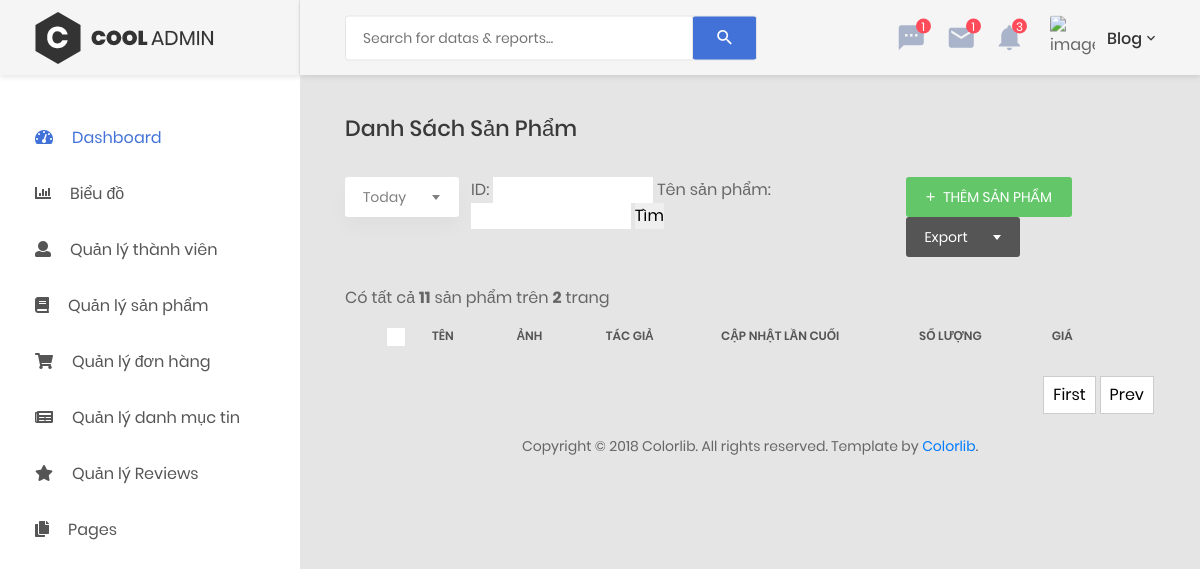
/admin/book.php?per_page=8&page=6 (signed in), run on an earlier commit of the app's database.
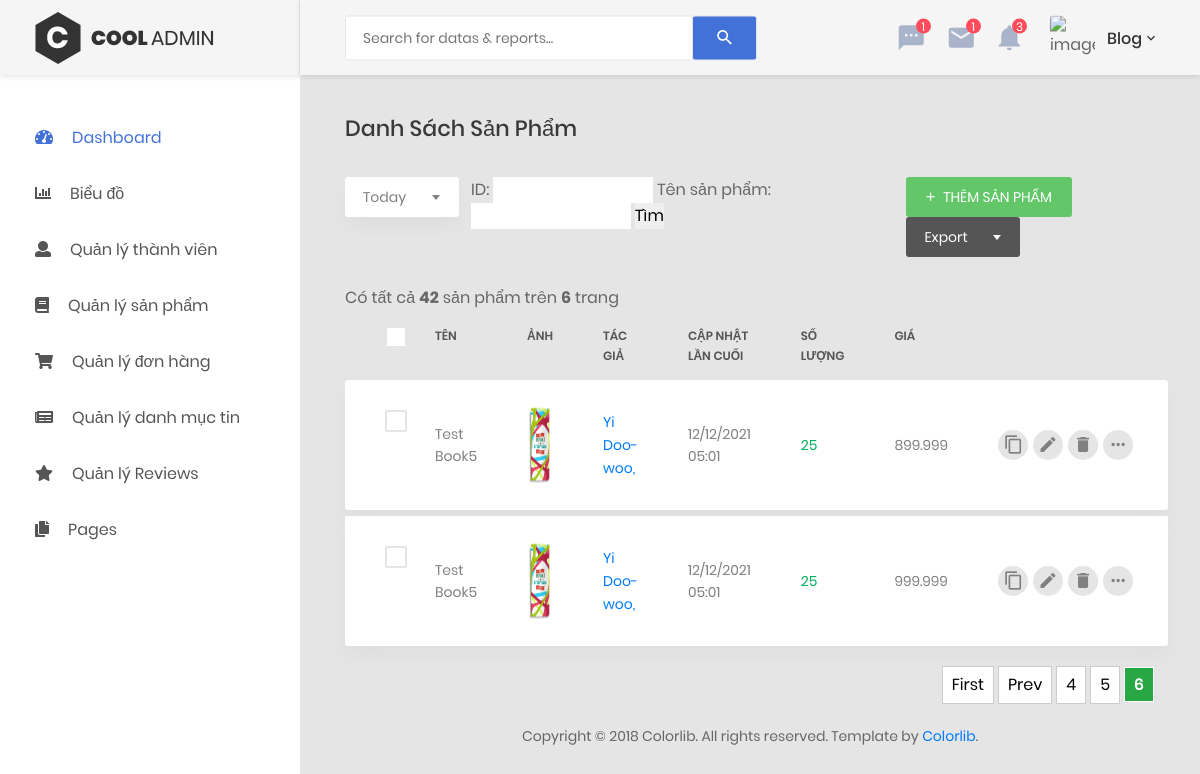
And on a later commit of the database.
### tables this page shows
CREATE TABLE `books` (
  `id` int(11) NOT NULL,
  `tittle` varchar(255) NOT NULL,
  `image` varchar(255) NOT NULL,
  `price` float NOT NULL,
  `discount` float DEFAULT NULL,
  `quantity` int(11) NOT NULL,
  `content` longtext NOT NULL,
  `publication_date` int(11) DEFAULT NULL,
  `created_date` int(11) NOT NULL,
  `last_updated` int(11) NOT NULL
);

CREATE TABLE `authors` (
  `id` int(11) NOT NULL,
  `first_name` varchar(50) NOT NULL,
  `last_name` varchar(50) NOT NULL
);

### admin/book.php (the view, shortened to what the changed rows need)
<?php
    include 'header.php';
     ?>
   <body>
        <?php if (empty($_SESSION['current_user'])) { ?>
            <a href="login.php">Đăng nhập để vào trang Admin</a>
            <?php
         } else {
        include 'menu_sidebar.php';
        ?>
        <div class="page-container">
    <?php
        include 'admin_navbar.php';
    $item_per_page = (!empty($_GET['per_page'])) ? $_GET['per_page'] : 8;
    $current_page = (!empty($_GET['page'])) ? $_GET['page'] : 1;
    $offset = ($current_page - 1) * $item_per_page;
    if(!empty($where)){
        $totalRecords = mysqli_query($con, "SELECT * FROM `books` where (".$where.")");
    }else{
        $totalRecords = mysqli_query($con, "SELECT * FROM `books`");
    }
    $totalRecords = $totalRecords->num_rows;
    $totalPages = ceil($totalRecords / $item_per_page);
    if(!empty($where)){
        $books_filter = mysqli_query($con, "SELECT * FROM `books` where (".$where.") ORDER BY `id` DESC LIMIT " . $item_per_page . " OFFSET " . $offset);
    }else{
        $books_filter = mysqli_query($con, "SELECT * FROM `books` ORDER BY `id` ASC LIMIT " . $item_per_page . " OFFSET " . $offset);
    }
    ?>
            <div class="main-content">
                <div class="section__content section__content--p30">
                    <div class="container-fluid">
                        <div class="row">
                            <div class="col-md-12">
                                <h3 class="title-5 m-b-35">Danh sách sản phẩm</h3>
                                <div class="table-data__tool">
                                    <div class="table-data__tool-left">
                                        <div class="rs-select2--light rs-select2--sm">
                                        </div>
                                    </div>
                                    <div class="table-data__tool-center">
                                    <form id="book-search-form" action="book.php?action=search" method="POST">
                                    <fieldset>
                                    ID: <input style="width: 160px;" type="text" name="id" value="<?=!empty($id)?$id:""?>" />
                                    Tên sản phẩm: <input style="width: 160px;" type="text" name="tittle" value="<?=!empty($tittle)?$tittle:""?>" />
                                    <input  type="submit" value="Tìm" />
                                    </fieldset>
                                    </form>
                                    </div>
                                    <div class="table-data__tool-right">
                                        <a href="book_handle.php" class="au-btn au-btn-icon au-btn--green au-btn--small">
                                            <i class="zmdi zmdi-plus"></i> Thêm sản phẩm
                                        </a>
                                        <div class="rs-select2--dark rs-select2--sm rs-select2--dark2">
                                        </div>
                                    </div>
                                </div>
                                 <span>Có tất cả <strong><?=$totalRecords?></strong> sản phẩm trên <strong><?=$totalPages?></strong> trang</span>
                                <div class="table-responsive table-responsive-data2">
                                    <table class="table table-data2">
                                        <thead>
                                            <tr>
                                                <th>
                                                    <label class="au-checkbox">
                                                        <span class="au-checkmark"></span>
                                                    </label>
                                                </th>
                                                <th>Tên</th>
                                                <th>Ảnh</th>
                                                <th>Tác giả</th>
                                                <th>Cập nhật lần cuối</th>
                                                <th>Số lượng</th>
                                                <th>Giá</th>
                                                <th></th>
                                            </tr>
                                        </thead>
                                    <?php
                                    while ($row = mysqli_fetch_array($books_filter) ) {
                                        $row_id = $row['id'];
                                    ?>
                                        <tbody>
                                            <tr class="tr-shadow">
                                                <td>
                                                    <label class="au-checkbox">
                                                        <span class="au-checkmark"></span>
                                                    </label>
                                                </td>
                                                <td><?=$row['tittle']?></td>
                                                <td>
                                                    <img style="width: 60px;height: 80px;" src="../<?= $row['image'] ?>" alt="<?= $row['tittle'] ?>" title="<?= $row['tittle']?>">
                                                </td>
                                                <td class="desc">
                                                    <?php
                                                        $author = mysqli_query($con, "SELECT authors.first_name,authors.last_name
                                                                                    FROM `books_authors`  INNER JOIN `authors` ON books_authors.author_id = authors.id
                                                                                                        INNER JOIN `books` ON books_authors.book_id = books.id
                                                                                    WHERE `books_authors`.`book_id` = $row_id
                                                                                                  ");
                                                        while ($row2 = mysqli_fetch_array($author)){ ?>
                                                            <a href=""><?= $row2['first_name']." ".$row2['last_name'].","?></a>
                                                        <?php } ?>
                                                </td>
                                                <td><?= date('d/m/Y H:i', $row['last_updated'])?></td>
                                                <td>
                                                    <?php if ($row['quantity'] > 0) { ?>
                                                    <span class="status--process"><?=$row['quantity']?></span>
                                                    <?php } else { ?>
                                                    <span class="status--denied">Hết hàng</span>
                                                    <?php } ?>
                                                </td>
                                                <td><?= number_format($row['price'], 0, ",", ".")?></td>
                                                <td>
                                                    <div class="table-data-feature">
                                                        <a href="./book_handle.php?id=<?= $row['id'] ?>&task=copy&task=copy" class="item" data-toggle="tooltip" data-placement="top" title="Copy">
                                                            <i class="zmdi zmdi-copy"></i>
                                                        </a>
                                                        <a href="./book_handle.php?id=<?= $row['id'] ?>" class="item" data-toggle="tooltip" data-placement="top" title="Edit">
                                                            <i class="zmdi zmdi-edit"></i>
                                                        </a>
                                                        <a href="./book_delete.php?id=<?= $row['id'] ?>" class="item" data-toggle="tooltip" data-placement="top" title="Delete">
                                                            <i class="zmdi zmdi-delete"></i>
                                                        </a>
                                                        <button class="item" data-toggle="tooltip" data-placement="top" title="More">
                                                            <i class="zmdi zmdi-more"></i>
                                                        </button>
                                                    </div>
                                                </td>
                                            </tr>
                                            <tr class="spacer"></tr>
                                        </tbody>
                                    <?php } ?>
                                    </table>
                            <?php
                            include './pagination.php';
                            ?>
                                </div>
                            </div>
                        </div>
                        <div class="row">
                            <div class="col-md-12">
                                <div class="copyright">
                                    <p>Copyright © 2018 Colorlib. All rights reserved. Template by <a href="https://colorlib.com">Colorlib</a>.</p>
                                </div>
                            </div>
                        </div>
                    </div>
                </div>
            </div>
        </div>
    <?php }  ?>
</body>
</html>

### admin/pagination.php (shortened to what the changed rows need)
<div id="pagination">
<?php
if($current_page > 3){
	$first_page = 1;?>
	<a class="page-item" href="?per_page=<?=$item_per_page?>&page=<?=$first_page?>">First</a>
<?php }
if($current_page > 1){
	$prev_page = $current_page - 1;?>
	<a class="page-item" href="?per_page=<?=$item_per_page?>&page=<?=$prev_page?>">Prev</a>
<?php }
for($num = 1; $num <= $totalPages; $num++){?>
	<?php if($num != $current_page){ ?>
		<?php if($num >  $current_page - 3 && $num < $current_page + 3){?>
			<a class="page-item" href="?per_page=<?=$item_per_page?>&page=<?=$num?>"><?=$num?></a>
		<?php } ?>
	<?php }else{ ?>
		<strong class="current-page page-item"><?=$num?></strong>
	<?php } ?>
<?php }
	$next_page = $current_page + 1;?>
</div>

What changed in the data, as far as the page shows it:
added books: tittle "Test Book5", image (picture), last_updated "12/12/2021 05:01", quantity "25", price "899.999"
now on this page (row unchanged): authors: first_name "Yi", last_name "Doo-woo"
added books: tittle "Test Book5", image (picture), last_updated "12/12/2021 05:01", quantity "25", price "999.999"
Also different on the page:
$totalRecords: "11" → "42"
$totalPages: "2" → "6"
new list line: "4"
new list line: "5"
new list line: "6"
